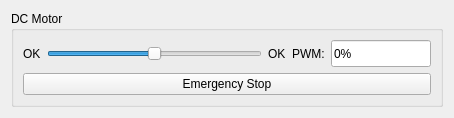
<?xml version="1.0" encoding="UTF-8"?>
<ui version="4.0">
 <class>QDCWidget</class>
 <widget class="QWidget" name="QDCWidget">
  <property name="geometry">
   <rect>
    <x>0</x>
    <y>0</y>
    <width>454</width>
    <height>118</height>
   </rect>
  </property>
  <property name="windowTitle">
   <string>Form</string>
  </property>
  <layout class="QGridLayout" name="gridLayout_2">
   <item row="0" column="0">
    <widget class="QGroupBox" name="groupBoxMotorController">
     <property name="title">
      <string>DC Motor</string>
     </property>
     <layout class="QGridLayout" name="gridLayout">
      <item row="0" column="0">
       <layout class="QHBoxLayout" name="horizontalLayout">
        <item>
         <widget class="QLabel" name="labelLeftLimitSwitch">
          <property name="text">
           <string>OK</string>
          </property>
         </widget>
        </item>
        <item>
         <widget class="QSlider" name="horizontalSliderPWMRegulator">
          <property name="minimum">
           <number>-400</number>
          </property>
          <property name="maximum">
           <number>400</number>
          </property>
          <property name="orientation">
           <enum>Qt::Horizontal</enum>
          </property>
         </widget>
        </item>
        <item>
         <widget class="QLabel" name="labelRightLimitSwitch">
          <property name="text">
           <string>OK</string>
          </property>
         </widget>
        </item>
        <item>
         <layout class="QHBoxLayout" name="horizontalLayout_2">
          <item>
           <widget class="QLabel" name="label_3">
            <property name="sizePolicy">
             <sizepolicy hsizetype="Fixed" vsizetype="Preferred">
              <horstretch>0</horstretch>
              <verstretch>0</verstretch>
             </sizepolicy>
            </property>
            <property name="text">
             <string>PWM:</string>
            </property>
           </widget>
          </item>
          <item>
           <widget class="QLineEdit" name="lineEditPWMValue">
            <property name="sizePolicy">
             <sizepolicy hsizetype="Minimum" vsizetype="Fixed">
              <horstretch>0</horstretch>
              <verstretch>0</verstretch>
             </sizepolicy>
            </property>
            <property name="maximumSize">
             <size>
              <width>100</width>
              <height>50</height>
             </size>
            </property>
            <property name="text">
             <string>0%</string>
            </property>
           </widget>
          </item>
         </layout>
        </item>
       </layout>
      </item>
      <item row="1" column="0">
       <widget class="QPushButton" name="pushButtonEmergencyStop">
        <property name="text">
         <string>Emergency Stop</string>
        </property>
       </widget>
      </item>
     </layout>
    </widget>
   </item>
  </layout>
 </widget>
 <resources/>
 <connections/>
</ui>
